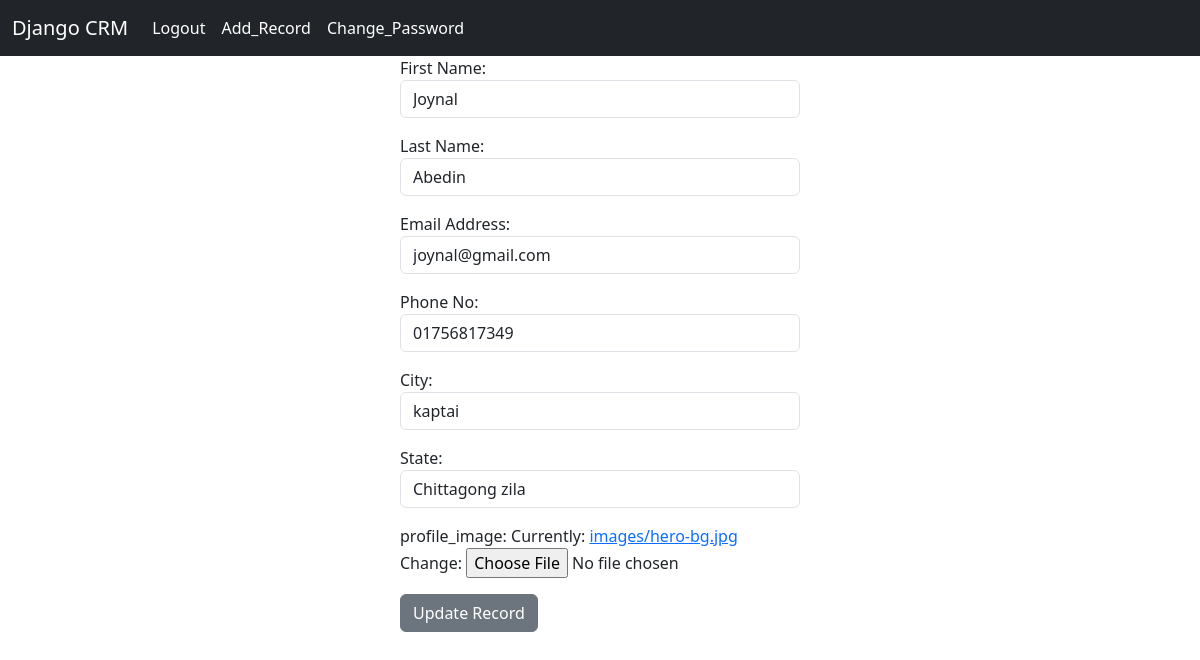
The app's page /update/2 (signed in) with its own data.
### crm/models.py (models this page shows)
class Record(models.Model):
    created_at = models.DateTimeField(auto_now_add=True)
    first_name = models.CharField(max_length=70)
    last_name = models.CharField(max_length=70)
    email = models.CharField(max_length=70)
    phone = models.CharField(max_length=70)
    city = models.CharField(max_length=70)
    state = models.CharField(max_length=70)
    profile_image = models.ImageField(null=True, blank=True, upload_to="images/")

### crm/views.py (the view)
# urls.py: path('update/<int:pk>', views.update_record, name='update'),
def update_record(request, pk):
    if request.user.is_authenticated:
        current_record = Record.objects.get(id=pk)
        form = Addrecord(request.POST or None, request.FILES or None, instance=current_record)
        if form.is_valid():
            form.save()
            messages.success(request, 'Record Updated succesfully.....')
            return redirect('home')
        return render(request, 'update.html', {'form': form})
    else:
        messages.success(request, 'You are  not login! please login to update records')
        return redirect('home')

### crm/forms.py
class Addrecord(forms.ModelForm):
    first_name = forms.CharField(label='First Name', widget=forms.TextInput(attrs={'class': 'form-control'}))
    last_name = forms.CharField(label='Last Name', widget=forms.TextInput(attrs={'class': 'form-control'}))
    email = forms.EmailField(label='Email Address', widget=forms.TextInput(attrs={'class': 'form-control'}))
    phone = forms.CharField(label='Phone No', widget=forms.TextInput(attrs={'class': 'form-control'}))
    city = forms.CharField(label='City', widget=forms.TextInput(attrs={'class': 'form-control'}))
    state = forms.CharField(label='State', widget=forms.TextInput(attrs={'class': 'form-control'}))
    profile_image = forms.ImageField(label='profile_image')
    class Meta:
        model = Record
        fields = ['first_name', 'last_name', 'email', 'phone', 'city', 'state', 'profile_image']

### templates/update.html (shortened to what this page needs)
{% extends 'base.html' %}
{% block content %}
<div class="col-4 offset-4">
    <form action=" " method="post" enctype="multipart/form-data">
   {{form.as_p}}
    <button type="submit" class="btn btn-secondary">Update Record</button>
    </form>
    </div>
{% endblock content %}

### records on screen
Record: first_name "Joynal", last_name "Abedin", email "joynal@gmail.com", phone "01756817349", city "kaptai", state "Chittagong zila"
